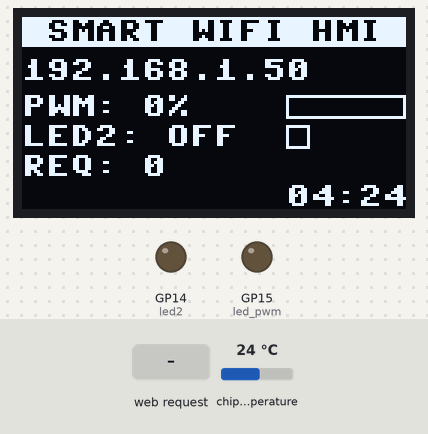
The program below on a simulated Raspberry Pi Pico running MicroPython. On the bench: 128×64 one-colour display, output pins drawn as LEDs (lit = HIGH). Inputs (shaded band) come from the test bench; at power-on: chip temperature 24 °C. WiFi joins after 1.5 s; the clock reads 2024-03-15 10:24:30 at power-on unless the program sets it; values from a settings file that is not in the repository are placeholders; library files of the repository ran but are not shown: ssd1306.py; what the program prints to the serial console is not drawn.

Above: at 3.0 s.
3.1 s: HTTP request GET /api/led2/toggle received
At 4.0 s:
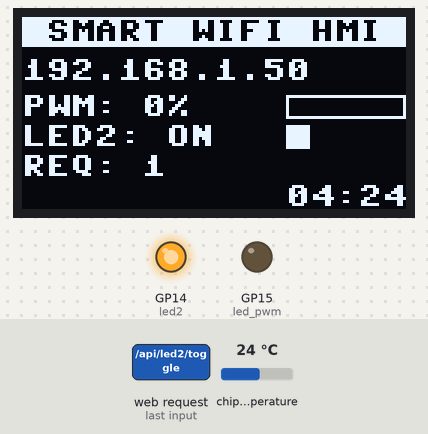
4.6 s: HTTP request GET /favicon.ico received
At 5.1 s:
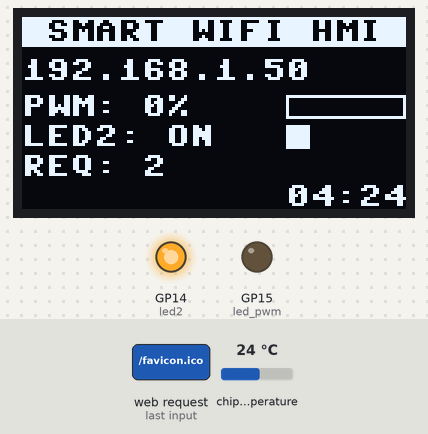
6.1 s: HTTP request GET / received
7.6 s: HTTP request GET /api/status received
At 8.6 s:
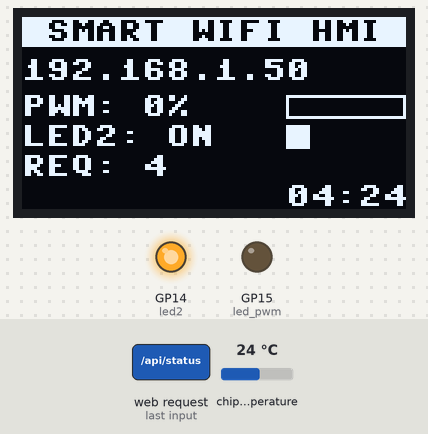
9.1 s: HTTP request GET /api/pwm received
At 9.7 s:
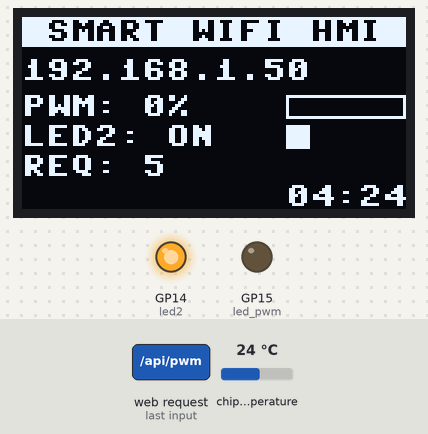
10.6 s: HTTP request GET /api/leds received
At 10.9 s:
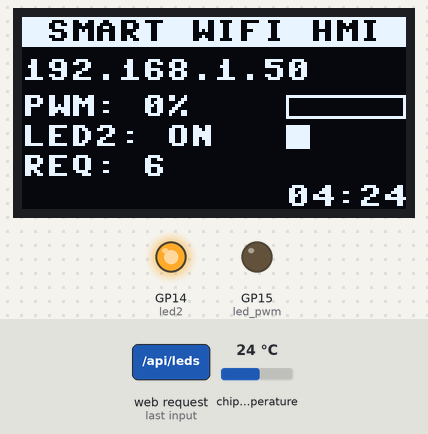
Timing chart, 0 to 13.6 s (numbered marks = the images above; inputs shaded):
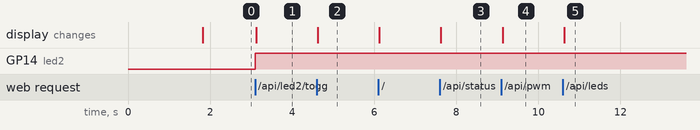

The program:

main.py
```python
# ================================================================
# SESIÓN 11 - DO11
# SMART Wi-Fi HMI FINAL
# Raspberry Pi Pico W / Pico 2 W - MicroPython
# ================================================================
#
# Integra: Wi-Fi (STA) + servidor HTTP con sockets + PWM
#          + salida digital + OLED SSD1306 por I2C + API JSON
#
# ARCHIVOS EN LA RAÍZ DE LA PICO
# ------------------------------
# /secrets.py   (NO se sube a GitHub)
# /ssd1306.py
# /main.py      (este archivo)
#
# HARDWARE
# --------
# GP15 -> LED PWM (resistencia 220/330 ohm)
# GP14 -> LED 2 digital (resistencia 220/330 ohm)
# GP4  -> OLED SDA
# GP5  -> OLED SCL
# 3V3  -> OLED VCC
# GND  -> OLED GND / cátodos de los LEDs
#
# ENDPOINTS
# ---------
# GET /                    -> Dashboard HTML
# GET /api/status          -> Estado en JSON
# GET /api/pwm?value=N     -> PWM 0..100 (400 si N es inválido)
# GET /api/led2/toggle     -> Alterna LED 2
# GET /api/leds?state=on   -> BONUS: ambos LEDs ON/OFF
# cualquier otra ruta      -> 404
# ================================================================

import network
import socket
import json

from machine import (
    Pin,
    PWM,
    I2C,
    ADC
)

from time import (
    sleep_ms,
    ticks_ms,
    ticks_diff,
    localtime,
    time
)

from secrets import (
    WIFI_SSID,
    WIFI_PASSWORD
)

from ssd1306 import SSD1306_I2C


# ================================================================
# CONFIGURACIÓN
# ================================================================

PIN_LED_PWM = 15
PIN_LED2 = 14
PIN_SDA = 4
PIN_SCL = 5
OLED_ADDR = 0x3C

PWM_FREQ = 1000          # Hz
HTTP_PORT = 80
UTC_OFFSET_H = -6        # Hora de Puebla / CDMX (UTC-6)
OLED_REFRESH_MS = 5000   # refresco periódico de la OLED (reloj)


# ================================================================
# BLOQUE 1 - Wi-Fi (modo STA)
# ================================================================

def get_sta_interface():

    try:
        return network.WLAN(
            network.WLAN.IF_STA
        )

    except AttributeError:
        return network.WLAN(
            network.STA_IF
        )


def connect_wifi(
    ssid,
    password,
    timeout_ms=20000
):

    wlan = get_sta_interface()
    wlan.active(True)

    if wlan.isconnected():
        return wlan

    try:
        wlan.disconnect()
        sleep_ms(200)
    except Exception:
        pass

    print("Conectando a:", ssid)

    wlan.connect(
        ssid,
        password
    )

    start = ticks_ms()

    while not wlan.isconnected():

        if ticks_diff(
            ticks_ms(),
            start
        ) >= timeout_ms:

            raise RuntimeError(
                "Timeout Wi-Fi"
            )

        sleep_ms(250)

    print(
        "Wi-Fi conectado | IP:",
        wlan.ifconfig()[0]
    )

    return wlan


# ================================================================
# BLOQUE 2 - SERVIDOR TCP
# ================================================================

def create_server(port=80):

    addr = socket.getaddrinfo(
        "0.0.0.0",
        port
    )[0][-1]

    server = socket.socket()

    try:
        server.setsockopt(
            socket.SOL_SOCKET,
            socket.SO_REUSEADDR,
            1
        )
    except Exception:
        pass

    server.bind(addr)
    server.listen(2)

    try:
        # accept() lanza OSError cada 1 s si no llega nadie:
        # así el loop sigue vivo y puede imprimir/refrescar.
        server.settimeout(1)
    except Exception:
        pass

    return server


# ================================================================
# BLOQUE 3 - HARDWARE
# ================================================================

# LED 1: brillo variable por PWM.
led_pwm = PWM(
    Pin(PIN_LED_PWM)
)

led_pwm.freq(PWM_FREQ)


# LED 2: solo ON / OFF.
led2 = Pin(
    PIN_LED2,
    Pin.OUT
)


# Sensor de temperatura interno (ADC canal 4) - BONUS ADC real.
try:
    temp_adc = ADC(4)
except Exception:
    temp_adc = None


# OLED de la sesión I2C.
i2c = I2C(
    0,
    sda=Pin(PIN_SDA),
    scl=Pin(PIN_SCL),
    freq=400000
)

devices = i2c.scan()

print(
    "I2C scan:",
    [hex(d) for d in devices]
)

oled = None

if OLED_ADDR in devices:

    oled = SSD1306_I2C(
        128,
        64,
        i2c
    )

else:
    # Si la OLED falla, el dashboard web puede continuar.
    print(
        "AVISO: OLED 0x3C no encontrada; "
        "el servidor sigue sin OLED"
    )


# Estado del sistema.
pwm_percent = 0
led2_state = 0
request_count = 0
ntp_ok = False


# ================================================================
# TODO 1 - PWM  (RESUELTO)
# ================================================================

def set_pwm(percent):

    global pwm_percent

    # 1) limitar percent a 0..100
    percent = max(
        0,
        min(100, int(percent))
    )

    # 2) convertir 0..100 % -> 0..65535
    duty = int(
        percent * 65535 / 100
    )

    # 3) aplicar al hardware
    led_pwm.duty_u16(duty)

    # 4) guardar el estado
    pwm_percent = percent


# ================================================================
# TODO 2 - LED 2  (RESUELTO)
# ================================================================

def set_led2(value):

    global led2_state

    led2_state = 1 if value else 0
    led2.value(led2_state)


def toggle_led2():

    # 0 -> 1  /  1 -> 0
    set_led2(
        1 - led2_state
    )


# ================================================================
# BONUS - TEMPERATURA (ADC) Y HORA (NTP)
# ================================================================

def read_temp_c():

    if temp_adc is None:
        return None

    try:
        volts = temp_adc.read_u16() * 3.3 / 65535
        # Fórmula del datasheet RP2040 / RP2350
        temp = 27 - (volts - 0.706) / 0.001721
        return round(temp, 1)

    except Exception:
        return None


def sync_ntp():

    global ntp_ok

    try:
        import ntptime
        ntptime.settime()
        ntp_ok = True
        print("NTP sincronizado")

    except Exception as exc:
        # NTP es opcional: si falla, todo lo demás sigue.
        ntp_ok = False
        print("NTP no disponible:", exc)


def local_time_text():

    if not ntp_ok:
        return "--:--"

    t = localtime(
        time() + UTC_OFFSET_H * 3600
    )

    return "{:02d}:{:02d}".format(
        t[3],
        t[4]
    )


def wifi_rssi(wlan):

    try:
        return wlan.status("rssi")
    except Exception:
        return None


# ================================================================
# TODO 3 - OLED  (RESUELTO)
# ================================================================

def show_oled(ip):

    if oled is None:
        return

    try:
        oled.fill(0)

        # Encabezado invertido
        oled.fill_rect(0, 0, 128, 10, 1)
        oled.text("SMART WIFI HMI", 8, 1, 0)

        oled.text(ip, 0, 14)

        oled.text(
            "PWM: {}%".format(pwm_percent),
            0,
            26
        )

        oled.text(
            "LED2: {}".format(
                "ON" if led2_state else "OFF"
            ),
            0,
            36
        )

        oled.text(
            "REQ: {}".format(request_count),
            0,
            46
        )

        # Barra del PWM a la derecha
        oled.rect(88, 26, 40, 8, 1)
        oled.fill_rect(
            88,
            26,
            int(40 * pwm_percent / 100),
            8,
            1
        )

        # Indicador LED2 (cuadro relleno = ON)
        if led2_state:
            oled.fill_rect(88, 36, 8, 8, 1)
        else:
            oled.rect(88, 36, 8, 8, 1)

        # Hora NTP (bonus)
        oled.text(
            local_time_text(),
            88,
            56
        )

        oled.show()

    except Exception as exc:
        # Un error de I2C no debe tumbar el servidor.
        print("OLED ERROR:", exc)


# ================================================================
# BLOQUE 4 - ESTADO JSON
# ================================================================

def status_dict(ip):

    return {
        "ip": ip,
        "pwm": pwm_percent,
        "led2": led2_state,
        "requests": request_count,
        "temp_c": read_temp_c(),
        "rssi": wifi_rssi(wlan),
        "time": local_time_text(),
    }


# ================================================================
# BLOQUE 5 - HTML
# ================================================================

HTML_TEMPLATE = """<!doctype html>
<html>
<head>
<meta charset='utf-8'>
<meta name='viewport' content='width=device-width,initial-scale=1'>
<title>Pico Smart HMI</title>

<style>
body {
    font-family: Arial, sans-serif;
    background: #08131f;
    color: #eef7ff;
    margin: 0;
    padding: 18px;
}

.card {
    max-width: 620px;
    margin: auto;
    background: #13263a;
    padding: 24px;
    border-radius: 18px;
}

h1 {
    margin-top: 0;
    color: #62e6f0;
}

.panel {
    background: #0d1d2d;
    padding: 16px;
    margin: 14px 0;
    border-radius: 14px;
}

input[type=range] {
    width: 100%;
}

button {
    padding: 12px 18px;
    margin: 4px 4px 4px 0;
    border: 0;
    border-radius: 10px;
    background: #1b9aaa;
    color: white;
    font-weight: bold;
    cursor: pointer;
}

.dot {
    display: inline-block;
    width: 14px;
    height: 14px;
    border-radius: 50%;
    background: #666;
    vertical-align: middle;
}

code {
    color: #8be9fd;
}

.small {
    color: #9fb3c8;
    font-size: 14px;
}

#msg {
    color: #ff7b7b;
    min-height: 18px;
}
</style>
</head>

<body>
<div class='card'>

<h1>Pico Smart HMI</h1>

<p>
IP:
<code>__IP__</code>
&nbsp;
<span id='connDot' class='dot'></span>
<span id='connText' class='small'>conectando...</span>
</p>


<div class='panel'>

<h3>LED PWM - GP15</h3>

<p>
Valor:
<b id='pwmValue'>__PWM__%</b>
</p>

<input
    id='pwmSlider'
    type='range'
    min='0'
    max='100'
    step='1'
    value='__PWM__'
    oninput='previewPWM(this.value)'
    onchange='applyPWM(this.value)'
>

</div>


<div class='panel'>

<h3>LED 2 - GP14</h3>

<p>
<span id='led2Dot' class='dot'></span>
Estado:
<b id='led2State'>__LED2_TEXT__</b>
</p>

<button onclick='toggleLed2()'>TOGGLE LED 2</button>

</div>


<div class='panel'>

<h3>Ambos LEDs (bonus)</h3>

<button onclick="allLeds('on')">ALL ON</button>
<button onclick="allLeds('off')">ALL OFF</button>

</div>


<div class='panel'>

<p>
Requests:
<b id='requestValue'>__REQ__</b>
</p>

<p class='small'>
Temp. interna: <b id='tempValue'>--</b> &deg;C
&nbsp;|&nbsp;
RSSI: <b id='rssiValue'>--</b> dBm
&nbsp;|&nbsp;
Hora: <b id='timeValue'>--:--</b>
</p>

<button onclick='refreshStatus()'>REFRESH STATUS</button>

<p id='msg'></p>

</div>


<script>

function byId(id) {
    return document.getElementById(id);
}


function setConnection(ok) {

    byId('connDot').style.background = ok ? '#43e97b' : '#ff5c5c';
    byId('connText').textContent = ok ? 'en linea' : 'sin respuesta';
}


function previewPWM(value) {

    byId('pwmValue').textContent = value + '%';
}


function updateStatus(data) {

    byId('pwmSlider').value = data.pwm;
    byId('pwmValue').textContent = data.pwm + '%';

    byId('led2State').textContent = data.led2 ? 'ON' : 'OFF';
    byId('led2Dot').style.background = data.led2 ? '#43e97b' : '#666';

    byId('requestValue').textContent = data.requests;

    byId('tempValue').textContent =
        (data.temp_c === null) ? '--' : data.temp_c;

    byId('rssiValue').textContent =
        (data.rssi === null) ? '--' : data.rssi;

    byId('timeValue').textContent = data.time;
}


function callApi(url) {

    fetch(url, {cache: 'no-store'})
    .then(function(response) {

        return response.json().then(function(data) {
            return {ok: response.ok, data: data};
        });
    })
    .then(function(result) {

        setConnection(true);

        if (result.ok) {
            byId('msg').textContent = '';
            updateStatus(result.data);
        } else {
            byId('msg').textContent = 'Error: ' + result.data.error;
        }
    })
    .catch(function() {

        setConnection(false);
        byId('msg').textContent = 'La Pico no respondio';
    });
}


function applyPWM(value) {
    callApi('/api/pwm?value=' + value);
}

function toggleLed2() {
    callApi('/api/led2/toggle');
}

function allLeds(state) {
    callApi('/api/leds?state=' + state);
}

function refreshStatus() {
    callApi('/api/status');
}


refreshStatus();

// Indicador de conexion: consulta el estado cada 10 s.
setInterval(refreshStatus, 10000);

</script>

</div>
</body>
</html>
"""


def html_page(ip):

    page = HTML_TEMPLATE

    page = page.replace("__IP__", ip)
    page = page.replace("__PWM__", str(pwm_percent))
    page = page.replace("__REQ__", str(request_count))
    page = page.replace(
        "__LED2_TEXT__",
        "ON" if led2_state else "OFF"
    )

    return page


# ================================================================
# FUNCIÓN AUXILIAR - QUERY STRING
# ================================================================

def split_target(target):
    """
    /api/pwm?value=73  ->  ("/api/pwm", {"value": "73"})
    """

    if "?" in target:
        path, query = target.split("?", 1)
    else:
        path = target
        query = ""

    params = {}

    for item in query.split("&"):

        if "=" not in item:
            continue

        key, value = item.split("=", 1)
        params[key] = value

    return path, params


# ================================================================
# RESPUESTAS AUXILIARES
# ================================================================

JSON_TYPE = "application/json"


def json_ok(ip):

    return (
        "200 OK",
        JSON_TYPE,
        json.dumps(status_dict(ip))
    )


def json_error(status, message):

    return (
        status,
        JSON_TYPE,
        json.dumps({"error": message})
    )


def parse_percent(text):
    """
    Devuelve un entero 0..100 o None si es inválido.
    Acepta solo dígitos: "37" sí; "-5", "abc", "3.7", "150" no.
    """

    if text is None:
        return None

    text = text.strip()

    if not text or not text.isdigit():
        return None

    value = int(text)

    if value < 0 or value > 100:
        return None

    return value


# ================================================================
# TODO 4 - ROUTER  (RESUELTO)
# ================================================================

def route(target, ip):

    path, params = split_target(target)

    # El navegador pide el ícono automáticamente.
    if path == "/favicon.ico":
        return ("204 No Content", "text/plain", "")

    if path == "/":
        return (
            "200 OK",
            "text/html; charset=utf-8",
            html_page(ip)
        )

    if path == "/api/status":
        return json_ok(ip)

    if path == "/api/pwm":

        value = parse_percent(
            params.get("value")
        )

        if value is None:
            return json_error(
                "400 Bad Request",
                "value debe ser un entero entre 0 y 100"
            )

        set_pwm(value)
        return json_ok(ip)

    if path == "/api/led2/toggle":
        toggle_led2()
        return json_ok(ip)

    # BONUS: encender/apagar ambos LEDs
    if path == "/api/leds":

        state = params.get("state", "").lower()

        if state == "on":
            set_pwm(100)
            set_led2(1)
            return json_ok(ip)

        if state == "off":
            set_pwm(0)
            set_led2(0)
            return json_ok(ip)

        return json_error(
            "400 Bad Request",
            "state debe ser on u off"
        )

    return json_error(
        "404 Not Found",
        "ruta no encontrada: " + path
    )


# ================================================================
# BLOQUE 6 - RESPUESTA HTTP
# ================================================================

def send_response(
    client,
    status,
    content_type,
    body
):

    if isinstance(body, str):
        body = body.encode()

    header = (
        "HTTP/1.1 {}\r\n"
        "Content-Type: {}\r\n"
        "Content-Length: {}\r\n"
        "Connection: close\r\n"
        "Cache-Control: no-store\r\n"
        "\r\n"
    ).format(
        status,
        content_type,
        len(body)
    )

    client.write(header.encode())

    if body:
        client.write(body)


# ================================================================
# BLOQUE 7 - ARRANQUE
# ================================================================

wlan = connect_wifi(
    WIFI_SSID,
    WIFI_PASSWORD
)

ip = wlan.ifconfig()[0]

# Estado inicial.
set_led2(0)
set_pwm(0)

sync_ntp()
show_oled(ip)

server = create_server(HTTP_PORT)

print()
print("====================================")
print(" DO11 - SMART Wi-Fi HMI")
print("====================================")
print("Abre:")
print("http://{}/".format(ip))
print()


# ================================================================
# BLOQUE 8 - LOOP HTTP
# ================================================================

def serve_forever():

    global request_count

    last_wait = ticks_ms()
    last_oled = ticks_ms()

    while True:

        client = None

        try:

            client, remote = server.accept()

            try:
                client.settimeout(3)
            except Exception:
                pass

            raw = client.recv(2048)

            if not raw:
                continue

            first_line = raw.split(
                b"\r\n",
                1
            )[0].decode()

            parts = first_line.split(" ")

            target = (
                parts[1]
                if len(parts) >= 2
                else "/"
            )

            request_count += 1

            status, content_type, body = route(
                target,
                ip
            )

            send_response(
                client,
                status,
                content_type,
                body
            )

            show_oled(ip)
            last_oled = ticks_ms()

            print(
                "{} -> {} -> {}".format(
                    remote,
                    target,
                    status
                )
            )

        except OSError:
            # Timeout de accept(): no llegó navegador.
            now = ticks_ms()

            if ticks_diff(now, last_wait) >= 5000:
                print(
                    "Servidor vivo: http://{}/".format(ip)
                )
                last_wait = now

            if ticks_diff(now, last_oled) >= OLED_REFRESH_MS:
                show_oled(ip)
                last_oled = now

        except Exception as exc:
            # Cualquier otro error se reporta y el servidor sigue.
            print("SERVER ERROR:", exc)

            if client:
                try:
                    send_response(
                        client,
                        "500 Internal Server Error",
                        JSON_TYPE,
                        json.dumps({"error": str(exc)})
                    )
                except Exception:
                    pass

        finally:

            if client:
                try:
                    client.close()
                except Exception:
                    pass


serve_forever()
```

Measured:
- after the input at 3.1 s, GP14 (led2): LOW → HIGH at once; the display: changes at once (image 1)
- after the input at 4.6 s, the display: changes at once (image 2)
- after the input at 7.6 s, the display: changes at once (image 3)
- after the input at 9.1 s, the display: changes at once (image 4)
- after the input at 10.6 s, the display: changes at once (image 5)
